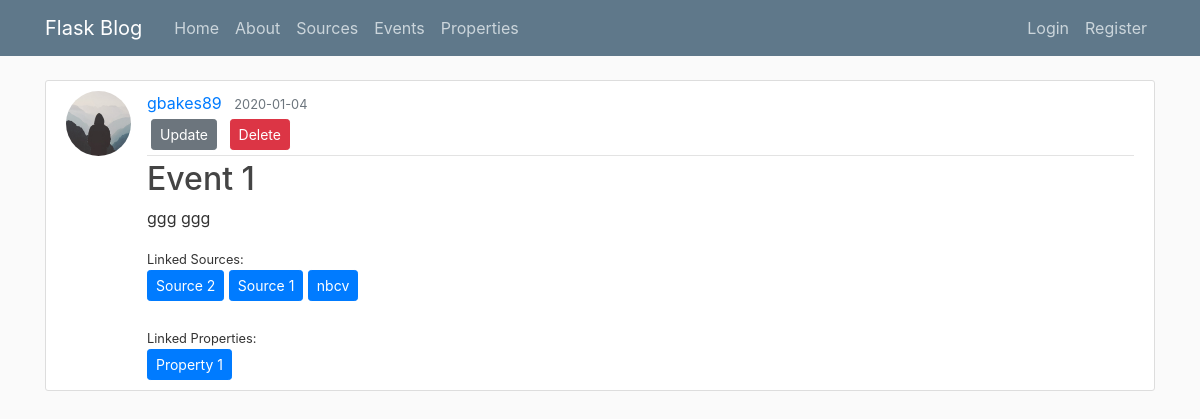
The page /events/1 on the database its author committed.
### dd/models.py (models this page shows, shortened)
class User(db.Model, UserMixin):
  id = db.Column(db.Integer, primary_key=True)
  username = db.Column(db.String(20), unique=True, nullable=False)
  email = db.Column(db.String(120), unique=True, nullable=False)
  image_file = db.Column(db.String(20), nullable=False,
                         default='default.jpg')
  password = db.Column(db.String(60), nullable=False)
  events = db.relationship('Events', backref='author', lazy=True)
  sources = db.relationship('Sources', backref='author', lazy=True)
  properties = db.relationship('Properties', backref='author', lazy=True)

class Events(db.Model):
  id = db.Column(db.Integer, primary_key=True)
  title = db.Column(db.String(100), nullable=False)
  description = db.Column(db.Text, nullable=False)
  date_created = db.Column(
      db.DateTime, nullable=False, default=datetime.utcnow)
  is_active = db.Column(db.Boolean, default=True, nullable=False)
  source = db.relationship(
      "Sources", secondary=sources_events, backref=db.backref("events", lazy="dynamic"))
  user_id = db.Column(db.Integer, db.ForeignKey('user.id'), nullable=False)

class Sources(db.Model):
  id = db.Column(db.Integer, primary_key=True)
  title = db.Column(db.String(100), nullable=False)
  type = db.Column(db.String(100), nullable=False)
  description = db.Column(db.Text, nullable=False)
  is_active = db.Column(db.Boolean, default=True, nullable=False)
  date_created = db.Column(
      db.DateTime, nullable=False, default=datetime.utcnow)
  user_id = db.Column(db.Integer, db.ForeignKey('user.id'), nullable=False)

class Properties(db.Model):
  id = db.Column(db.Integer, primary_key=True)
  title = db.Column(db.String(100), nullable=False)
  type = db.Column(db.String(100), nullable=False)
  known_values = db.Column(db.String(100), nullable=True)
  min = db.Column(db.String(100), nullable=True)
  max = db.Column(db.String(100), nullable=True)
  description = db.Column(db.Text, nullable=False)
  is_active = db.Column(db.Boolean, default=True, nullable=False)
  date_created = db.Column(
      db.DateTime, nullable=False, default=datetime.utcnow)
  event = db.relationship(
      "Events", secondary=events_properties, backref=db.backref("properties", lazy="dynamic"))
  user_id = db.Column(db.Integer, db.ForeignKey('user.id'), nullable=False)

### dd/routes.py (the view)
@app.route("/events/<int:event_id>")
def event(event_id):
    event = Events.query.get_or_404(event_id)
    sourcelist = db.session.query(Sources).join(
        sources_events).filter_by(event_id=event_id)
    propertylist = db.session.query(Properties).join(
        events_properties).filter_by(event_id=event_id)
    return render_template('event.html', title=event.title, event=event, sourcelist=sourcelist, propertylist=propertylist)

### dd/templates/event.html (shortened to what this page needs)
{% extends "layout.html" %}
{% block content %}
        <article class="media content-section">
          <img class="rounded-circle article-img" src="{{  url_for('static', filename='profile_pics/' +event.author.image_file)  }}">
          <div class="media-body">
            <div class="article-metadata">
              <a class="mr-2" href="#">{{ event.author.username }}</a>
              <small class="text-muted">{{ event.date_created.strftime('%Y-%m-%d') }}</small>
                <div>
                  <a class="btn btn-secondary btn-sm m-1" href="{{ url_for('edit_event', event_id=event.id) }}">Update</a>
                  <button type="button" class="btn btn-danger btn-sm m-1" data-toggle="modal" data-target="#deleteModal">Delete</button>
                </div>
            </div>
            <h2 class="article-title">{{ event.title }}</h2>
            <p class="article-content">{{ event.description }}</p>
            {% if sourcelist %}
              <small>Linked Sources: </small><br>{% for source in sourcelist %}
                <a class="btn btn-primary btn-sm" href="{{  url_for('source',source_id = source.id)  }}" role="button">{{ source.title }}</a>
              {% endfor %}
            {% endif %}
            <br><br>
            {% if propertylist %}
              <small>Linked Properties: </small><br>{% for prop in propertylist %}
                <a class="btn btn-primary btn-sm" href="{{  url_for('property',property_id = prop.id)  }}" role="button">{{ prop.title }}</a>
              {% endfor %}
            {% endif %}
          </div>
        </article>
{% endblock content %}

### dd/static/main.css (style rules this page uses)
body { background: #fafafa; color: #333333; margin-top: 5rem; }
h1, h2, h3, h4, h5, h6 { color: #444444; }
.content-section { background: #ffffff; padding: 10px 20px; border: 1px solid #dddddd; border-radius: 3px; margin-bottom: 20px; }
.article-title { color: #444444; }
.article-content { white-space: pre-line; }
.article-img { height: 65px; width: 65px; margin-right: 16px; }
.article-metadata { padding-bottom: 1px; margin-bottom: 4px; border-bottom: 1px solid #e3e3e3 }

### rows shown on the page
User: image_file (placeholder picture), author.username "gbakes89"
Events: date_created "2020-01-04", title "Event 1", description "ggg ggg"
Sources: title "Source 2"
Sources: title "Source 1"
Sources: title "nbcv"
Properties: title "Property 1"
